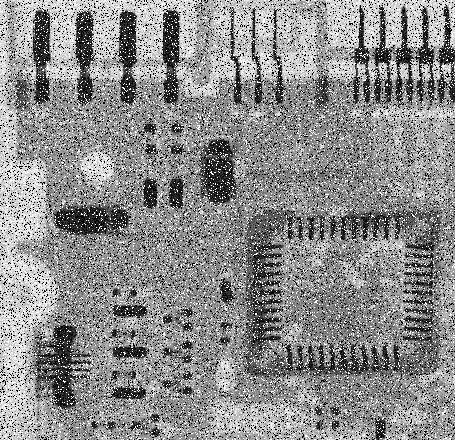
%> input picture ckt_5.tif, 455 x 440 px
$ octave filter_reduce_noise.m   (GNU Octave 9; MATLAB toolbox functions it lacks are replaced by stand-ins)
%> lines starting %> are read from the running program, lines starting %| are printed output that depends on the picture
img=imread('ckt_5.tif');
%> img is the input picture: size 440x455 uint8; min 0, max 255, mean 140.1
%figure;imshow(img);
%figure;imhist(img);

figure;
%more suitable to reduce noise#median filter
out = ordfilt2(img,5,ones(3,3));
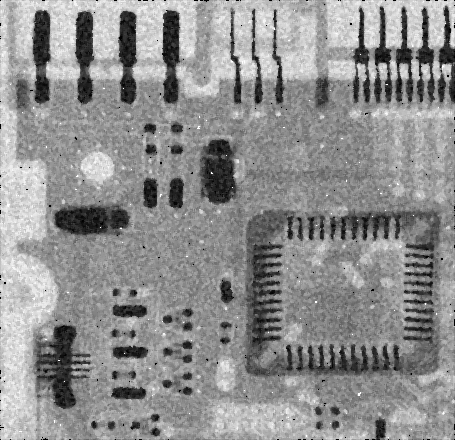
%> out: size 440x455 uint8; min 0, max 255, mean 143.1
subplot(1,3,1);imshow(out);title('Median Filter');
%not suitable, #min filter
out = ordfilt2(img,1,ones(3,3));
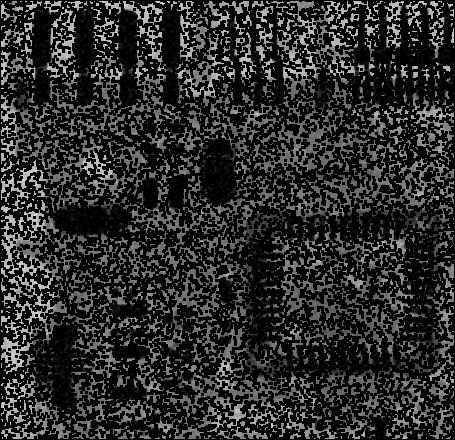
%> out: size 440x455 uint8; min 0, max 223, mean 42
subplot(1,3,2);imshow(out);title('Min Filter');
%not suitable, #max filter
out = ordfilt2(img,9,ones(3,3));
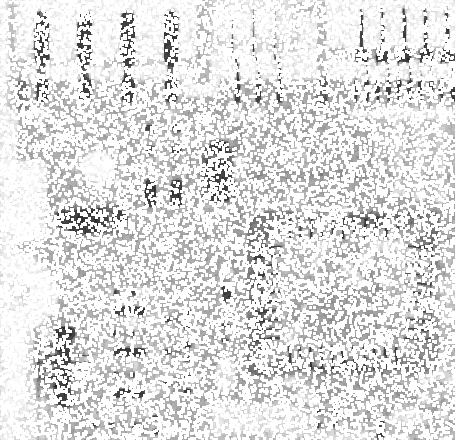
%> out: size 440x455 uint8; min 27, max 255, mean 224.3
subplot(1,3,3);imshow(out);title('Max Filter');
%mean function ,  use max and min outputs to create new ouput
